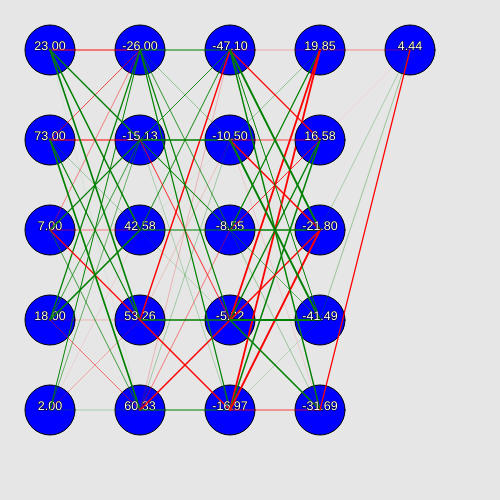
Frame 1 (no input)
Frame 60 (no input): identical to frame 1, image omitted
Frame 120 (the mouse pressed at the canvas centre since frame 60): identical to frame 1, image omitted

The p5.js sketch that drew this single still picture (run headless with seeded random() and noise() and a simulated clock; from frame 60 on, the mouse is pressed at the canvas centre):

// p5.js sketch
// ── sketch.js
const populationSize = 200;
const n_inputs = 5;
const n_layers = 4;
const node_spacing = 90;
const node_diameter = 50;
const fit_tests = [
  new Test([37, 138, 30, 38, 7],  16),
  new Test([36, 131, 26, 46, 12], 19),
  new Test([23, 76,  13, 15, 2],  29),
  new Test([16, 28,  1,  6,  1],  3),
  new Test([37, 136, 14, 33, 2],  16),
  new Test([24, 65,  12, 22, 4],  4),
  new Test([19, 60,  6,  6,  3],  3),
  new Test([11, 9,   2,  1,  0],  0),
  new Test([34, 124, 16, 32, 3],  18),
  new Test([41, 147, 21, 37, 16], 19),
  new Test([9,  18,  2,  0,  0],  0),
  new Test([20, 0,   0,  0,  0],  0),
  new Test([8,  17,  0,  0,  0],  0),
  new Test([14, 38,  4,  11, 0],  4),
  new Test([37, 143, 21, 47, 9],  12),
  new Test([21, 58,  7,  16, 3],  2),
  new Test([40, 166, 31, 58, 10], 27),
  new Test([22, 68,  6,  14, 4],  7),
  new Test([21, 87,  10, 28, 4], 14),
  new Test([23, 73,  7,  18, 2], 10)
  // new Test([1, 2, 3], 4),
  // new Test([6, 3, 0], -3)
];

var population;
var bestMember;
var go = false;
var startingDist;
var start_stop;

setup = function() {
  createCanvas(node_spacing*(n_layers+1) + 50, node_spacing*n_inputs + 50);
  textAlign(CENTER);
  population = new Population(genFounders(populationSize), fit_tests);
  population.calcFitnesses();
  bestMember = population.getBest();
  bestMember.show();
  startingDist = bestMember.distance;
  createP("");
  start_stop = createButton('Start');
  progressP = createP("Starting Accuracy: " + nfc(bestMember.distance,6) + "<br>Current Accuracy: " + nfc(bestMember.distance,6) + "<br>Population Size: " + populationSize + "<br> Generation: " + population.gen);
  start_stop.mousePressed(toggle);
}

draw = function() {
  if (go) {
    population.nextGen();
    population.calcFitnesses();
    bestMember = population.getBest();
    bestMember.show();
    progressP.html("Starting Accuracy: " + nfc(startingDist,6) + "<br>Current Accuracy: " + nfc(bestMember.distance,6) + "<br>Population Size: " + populationSize + "<br> Generation: " + population.gen);
  }
}

genFounders = function(num) {
  var list = [];
  for (var n = 0; n < num; n++) {
    list.push(new Net(n_inputs, n_layers));
  }
  return list;
}

toggle = function() {
  if (go) start_stop.html('Resume');
  else start_stop.html('Pause');
  go = !go;
}

// ── AFunctions.js

var identity = function(x) {
  return x;
}

var binary = function(x) {
  if (x < 0) {
    return 0;
  } else {
    return 1;
  }
}

var sigmoid = function(x) {
  return 1 / (1 + pow(Math.E, -x));
}

var arctan = function(x) {
  atan(x);
}

var relu = function(x) {
  if (x < 0) {
    return 0;
  } else {
    return x;
  }
}

var softSine = function(x) {
  return x / (1 + abs(x));
}

var guassian = function(x) {
  return pow(Math.E, pow(-x, 2))
}

// ── Edge.js
function Edge(i,j,w) {
  this.i = i; // The i pos of the Node it points to
  this.j = j;
  this.weight = w;

  Edge.prototype.clone = function() {
    return new Edge(this.i, this.j, this.weight);
  }
}

// Evening.
// Evening.
// Very warm tonight.
// Someone out there?
//
// I don't think we've met.
// No, we havent.
// My name is McCann.
// Staying here long?
// No, not long. Whats your name?
// Webber.
// nice to meet you,,,, many happy returns... are you going out?
// Yes.
// On your birthday?
// Yes, why not?
// Theyre throwing a party here for you tonight
// Oh really? Thats a shame.
// Ah no. Its nice
// Im sorry, im not in the mood for a party tonight
// oh is that so? im sorry.
// Yes, im going out to celebrate quietly. on my own.
// thats a shame

// ── Net.js
function Net(n, m, l) {
  Net.prototype.genLayers = function(n, m) {
    var layers = [];
    for (var i = 0; i <= m; i++) {
      var layer = layers[i] = [];
      if (i == m) n = 1; // If it's the last column, we only want one output.
      for (var j = 0; j < n; j++) {
        layer[j] = new Node(i,j,this);
        if (i > 0) {
          var connections = [];
          var prevLayer = layers[i-1];
          for (var c in prevLayer) {
            var pnode = prevLayer[c];
            connections[c] = new Edge(pnode.i, pnode.j, random(-1,1));
          }
          var node = layer[j];
          node.edges = connections;
        }
      }
    }
    return layers;
  }
  this.layers = l || this.genLayers(n, m);
  this.fitness = 0;
  this.distance;

  Net.prototype.output = function(input) {
    for (var i = 0; i < this.layers.length; i++) {
      var layer = this.layers[i];
      for (var j = 0; j < layer.length; j++) {
        var node = layer[j];
        node.calculated = false;
        node.value = 0;
        node.net = this;
      }
    }
    for (var i = 0; i < this.layers[0].length; i++) {
      this.layers[0][i].value = input[i];
    }
    var lastLayer = this.layers[this.layers.length - 1];
    return lastLayer[0].getValue();
  }

  Net.prototype.distFromGoal = function(tests) {
    // How far, in n-dimensional space, is this net from acheiving all of its goals?
    // The goal is to have a difference of 0 between it's result and the desired result

    var distance = 0;
    var error = 0;
    for (var i = 0; i < tests.length; i++) {
      var test = tests[i];
      //var inp = [round(random(255)), round(random(255)), round(random(255))];
      //var expect = rgbToHsl(inp[0], inp[1], inp[2])[0] * 360;
      test.difference = this.output(test.input) - test.desire;
      //console.log(error);
      distance += pow(test.difference, 2);
    }
    this.distance = pow(distance, 0.5);
    return this.distance;
  }

  Net.prototype.calcFitness = function(tests) {
    // Have some way of determining how good this net is
    // Higher number = better
    var distance = this.distFromGoal(tests);
    this.fitness = 1 / distance;
    //console.log(distance);
    return this.fitness;
  }

  Net.prototype.normalizeFitness = function(total) {
    this.fitness /= total;
    return this.fitness;
  }

  Net.prototype.mutate = function() {
    // Go through every node and call its mutate function
    for (var i = 0; i < this.layers.length; i++) {
      var layer = this.layers[i];
      for (var j = 0; j < layer.length; j++) {
        var tn = layer[j];
        tn.mutate();
      }
    }
    return this.clone();
  }

  Net.prototype.clone = function() {
    var newLayers = [];
    for (var i = 0; i < this.layers.length; i++) {
      var newLayer = [];
      for (var j = 0; j < this.layers[i].length; j++) {
        var oldNode = this.layers[i][j];
        newLayer.push(oldNode.clone());
      }
      newLayers.push(newLayer);
    }
    return new Net(0, 0, newLayers);
  }

  Net.prototype.show = function() {
    background(230);
    for (var i = 0; i < this.layers.length; i++) {
      var layer = this.layers[i];
      for (var j = 0; j < layer.length; j++) {
        var node = layer[j];
        node.show();
      }
    }
  }
}

// Learning binary
// var test01 = {
//   input : [1, 1, 1, 0, 1],
//   desire : 29
// }
// var test02 = {
//   input : [0, 0, 0, 1, 1],
//   desire : 3
// }
// var test03 = {
//   input : [0, 1, 0, 1, 0],
//   desire : 10
// }
// var test04 = {
//   input : [0, 1, 1, 1, 1],
//   desire : 15
// }
// var test05 = {
//   input : [1, 0, 1, 0, 1],
//   desire : 21
// }

// Some tests for guessing attributes of RGB colors, doesnt work :/
// var test01 = {
//   rgb : [34, 56, 121, 255],
//   hsl : [225, 56.1, 30.4]
// }
// var test02 = {
//   rgb : [100, 230, 21, 255],
//   hsl : [97, 83.3, 49.2]
// }
// var test03 = {
//   rgb : [240, 12, 190, 255],
//   hsl : [313, 90.5, 49.4]
// }
// var test04 = {
//   rgb : [24, 255, 230, 255],
//   hsl : [174, 100.0, 54.7]
// }
// var test05 = {
//   rgb : [245, 2, 2, 255],
//   hsl : [0, 98.4, 48.4]
// }
// var test06 = {
//   rgb : [0,77,0,255],
//   hsl : [120, 100.0, 15.1]
// }

// ── Node.js
function Node(i, j, net) {
  this.i = i;
  this.j = j;
  this.value = 0;
  this.edges = [];
  this.net = net;
  this.color = 'gray';
  this.calculated = false;
  this.mr = 0.05; // 3% mutation rate
  this.showWeightVals = false;

  Node.prototype.show = function() {
    // Drawing circle
    stroke('black');
    strokeWeight(1);
    fill(this.color);
    ellipse(this.trans(this.i), this.trans(this.j), node_diameter, node_diameter);
    // Drawing edges
    for (var n = 0; n < this.edges.length; n++) {
      var edge = this.edges[n];
      strokeWeight(abs(edge.weight)*2);
      if (edge.weight < 0) stroke('red');
      else if (edge.weight > 0) stroke('green');
      var dx = this.trans(edge.i);
      var dy = this.trans(edge.j);
      var sx = this.trans(this.i);
      var sy = this.trans(this.j);
      line(dx, dy, sx, sy);
      if (this.showWeightVals) {
        push();
        translate(this.trans(this.i), this.trans(this.j));
        rotate(atan2(-(dy-sy), -(dx-sx)));
        strokeWeight(1);
        stroke('white');
        text("" + nfc(edge.weight, 2), -80, -2);
        pop();
      }
    }
    // Showing current value
    fill('white');
    stroke('black');
    strokeWeight(1);
    textSize(node_diameter/4);
    text("" + nfc(this.value, 2), this.trans(this.i), this.trans(this.j));
  }

  Node.prototype.getValue = function() {
    var total = this.value;
    if (!this.calculated) {
      for (var i = 0; i < this.edges.length; i++) {
        var edge = this.edges[i];
        var layers = this.net.layers;
        var node = layers[edge.i][edge.j];
        var val = node.getValue();
        total += edge.weight * val;
      }
      this.calculated = true;
    }
    this.value = total;
    this.color = 'blue';
    return total;
  }

  Node.prototype.mutate = function() {
    // For each edge, there is a certain chance that a mutation will occur
    for (var i = 0; i < this.edges.length; i++) {
      if (random() <= this.mr) {
        var edge = this.edges[i];
        edge.weight *= random(0.9, 1.1);
        if (random() <= this.mr) edge.weight *= -1;
        // if (edge.weight > 1) edge.weight = 1;
        // else if (edge.weight < -1) edge.weight = -1;
      }
    }
  }

  Node.prototype.clone = function() {
    var newNode = new Node(this.i, this.j, this.net);
    var edgesClone = []
    for (var i = 0; i < this.edges.length; i++) {
      edgesClone[i] = this.edges[i].clone();
    }
    newNode.edges = edgesClone;
    return newNode;
  }

  Node.prototype.trans = function(p) {
    return 50 + p*node_spacing;
  }
}

// ── Population.js
function Population(founders, tests) {
  this.members = founders;
  this.gen = 0;
  this.tests = tests;

  Population.prototype.nextGen = function() {
    // A new population
    var newPop = [];
    for (var i = 0; i < this.members.length-1; i++) {
      // This is a new algorithm to select based on fitness probability!
      // It only works if all the fitness values are normalized and add up to 1
      var index = 0;
      var r = random(1);
      // Keep subtracting probabilities until you get less than zero
      // Higher probabilities will be more likely to be fixed since they will
      // subtract a larger number towards zero
      var anet;
      while (r > 0) {
        //console.log(index);
        anet = this.members[index];
        r -= anet.fitness;
        index++; // And move on to the next
      }
      // Go back one
      index--;
      anet = this.members[index];
      // Clone with mutation
      var copy = anet.clone();
      newPop[i] = copy.mutate();
    }
    // Throwing the previous best in the mix makes sure we're only improving.
    newPop.push(this.getBest().clone());
    this.members = newPop;
    this.gen++;
  }

  Population.prototype.calcFitnesses = function() {
    var total = 0;
    for (var i = 0; i < this.members.length; i++) {
      var anet = this.members[i];
      total += anet.calcFitness(this.tests);
    }
    for (var i = 0; i < this.members.length; i++) {
      var anet = this.members[i];
      anet.normalizeFitness(total);
      this.members[i] = anet;
    }
  }

  Population.prototype.getBest = function() {
    var bestFitness = 0;
    var best;
    for (var i = 0; i < this.members.length; i++) {
      var anet = this.members[i];
      if (anet.fitness > bestFitness) {
        bestFitness = anet.fitness;
        best = anet;
      }
    }
    return best;
  }
}

// ── Test.js
function Test(input, desire) {
  this.input = input;
  this.desire = desire;
  this.difference = 0;
}
